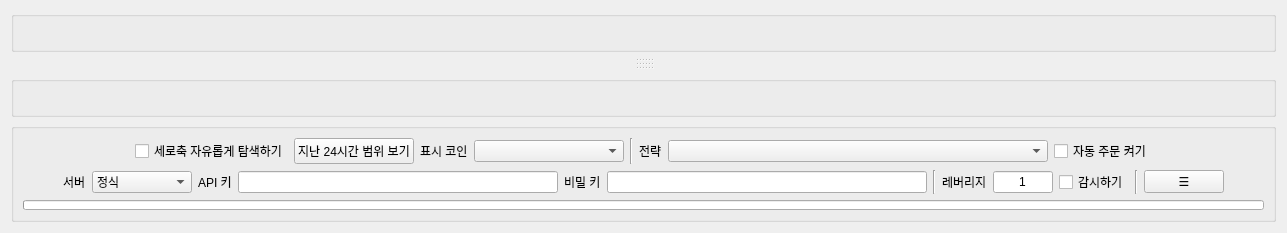
      <widget class="QWidget" name="tab">
       <attribute name="title">
        <string>자동 주문</string>
       </attribute>
       <layout class="QVBoxLayout" name="verticalLayout_3">
        <item>
         <widget class="QGroupBox" name="groupBox_2">
          <layout class="QHBoxLayout" name="horizontalLayout_4">
           <item>
            <widget class="QLabel" name="label_8">
             <property name="alignment">
              <set>Qt::AlignCenter</set>
             </property>
            </widget>
           </item>
          </layout>
         </widget>
        </item>
        <item>
         <widget class="QSplitter" name="splitter">
          <property name="orientation">
           <enum>Qt::Vertical</enum>
          </property>
          <widget class="QWidget" name="layoutWidget">
           <layout class="QHBoxLayout" name="horizontalLayout_7"/>
          </widget>
          <widget class="QWidget" name="horizontalLayoutWidget">
           <layout class="QHBoxLayout" name="horizontalLayout_16"/>
          </widget>
          <widget class="QWidget" name="horizontalLayoutWidget_5">
           <layout class="QHBoxLayout" name="horizontalLayout_28"/>
          </widget>
          <widget class="QWidget" name="horizontalLayoutWidget_3">
           <layout class="QHBoxLayout" name="horizontalLayout_29"/>
          </widget>
         </widget>
        </item>
        <item>
         <widget class="QGroupBox" name="groupBox">
          <layout class="QHBoxLayout" name="horizontalLayout_3">
           <item>
            <widget class="QLabel" name="label_16">
             <property name="sizePolicy">
              <sizepolicy hsizetype="Preferred" vsizetype="Fixed">
               <horstretch>0</horstretch>
               <verstretch>0</verstretch>
              </sizepolicy>
             </property>
             <property name="font">
              <font/>
             </property>
             <property name="alignment">
              <set>Qt::AlignCenter</set>
             </property>
            </widget>
           </item>
          </layout>
         </widget>
        </item>
        <item>
         <widget class="QGroupBox" name="groupBox_9">
          <layout class="QVBoxLayout" name="verticalLayout_5">
           <item>
            <layout class="QHBoxLayout" name="horizontalLayout_15">
             <item>
              <spacer name="horizontalSpacer">
               <property name="orientation">
                <enum>Qt::Horizontal</enum>
               </property>
               <property name="sizeHint" stdset="0">
                <size>
                 <width>0</width>
                 <height>0</height>
                </size>
               </property>
              </spacer>
             </item>
             <item>
              <widget class="QCheckBox" name="checkBox_2">
               <property name="text">
                <string>세로축 자유롭게 탐색하기</string>
               </property>
              </widget>
             </item>
             <item>
              <widget class="QPushButton" name="pushButton_14">
               <property name="text">
                <string>지난 24시간 범위 보기</string>
               </property>
              </widget>
             </item>
             <item>
              <widget class="QLabel" name="label_2">
               <property name="text">
                <string>표시 코인</string>
               </property>
              </widget>
             </item>
             <item>
              <widget class="QComboBox" name="comboBox_4">
               <property name="minimumSize">
                <size>
                 <width>150</width>
                 <height>0</height>
                </size>
               </property>
               <property name="maximumSize">
                <size>
                 <width>150</width>
                 <height>16777215</height>
                </size>
               </property>
              </widget>
             </item>
             <item>
              <widget class="Line" name="line_8">
               <property name="orientation">
                <enum>Qt::Vertical</enum>
               </property>
              </widget>
             </item>
             <item>
              <widget class="QLabel" name="label_21">
               <property name="text">
                <string>전략</string>
               </property>
              </widget>
             </item>
             <item>
              <widget class="QComboBox" name="comboBox_2">
               <property name="minimumSize">
                <size>
                 <width>380</width>
                 <height>0</height>
                </size>
               </property>
               <property name="maximumSize">
                <size>
                 <width>380</width>
                 <height>16777215</height>
                </size>
               </property>
              </widget>
             </item>
             <item>
              <widget class="QCheckBox" name="checkBox">
               <property name="maximumSize">
                <size>
                 <width>16777215</width>
                 <height>16777215</height>
                </size>
               </property>
               <property name="text">
                <string>자동 주문 켜기</string>
               </property>
              </widget>
             </item>
             <item>
              <spacer name="horizontalSpacer_3">
               <property name="orientation">
                <enum>Qt::Horizontal</enum>
               </property>
               <property name="sizeHint" stdset="0">
                <size>
                 <width>0</width>
                 <height>0</height>
                </size>
               </property>
              </spacer>
             </item>
            </layout>
           </item>
           <item>
            <layout class="QHBoxLayout" name="horizontalLayout_5">
             <item>
              <spacer name="horizontalSpacer_2">
               <property name="orientation">
                <enum>Qt::Horizontal</enum>
               </property>
               <property name="sizeHint" stdset="0">
                <size>
                 <width>40</width>
                 <height>20</height>
                </size>
               </property>
              </spacer>
             </item>
             <item>
              <widget class="QLabel" name="label_31">
               <property name="text">
                <string>서버</string>
               </property>
              </widget>
             </item>
             <item>
              <widget class="QComboBox" name="comboBox_3">
               <property name="minimumSize">
                <size>
                 <width>100</width>
                 <height>0</height>
                </size>
               </property>
               <property name="maximumSize">
                <size>
                 <width>100</width>
                 <height>16777215</height>
                </size>
               </property>
               <item>
                <property name="text">
                 <string>정식</string>
                </property>
               </item>
               <item>
                <property name="text">
                 <string>테스트넷</string>
                </property>
               </item>
              </widget>
             </item>
             <item>
              <widget class="QLabel" name="label">
               <property name="text">
                <string>API 키</string>
               </property>
              </widget>
             </item>
             <item>
              <widget class="QLineEdit" name="lineEdit_4">
               <property name="minimumSize">
                <size>
                 <width>320</width>
                 <height>0</height>
                </size>
               </property>
               <property name="maximumSize">
                <size>
                 <width>320</width>
                 <height>16777215</height>
                </size>
               </property>
               <property name="font">
                <font>
                 <pointsize>5</pointsize>
                </font>
               </property>
               <property name="alignment">
                <set>Qt::AlignCenter</set>
               </property>
              </widget>
             </item>
             <item>
              <widget class="QLabel" name="label_18">
               <property name="text">
                <string>비밀 키</string>
               </property>
              </widget>
             </item>
             <item>
              <widget class="QLineEdit" name="lineEdit_6">
               <property name="minimumSize">
                <size>
                 <width>320</width>
                 <height>0</height>
                </size>
               </property>
               <property name="maximumSize">
                <size>
                 <width>320</width>
                 <height>16777215</height>
                </size>
               </property>
               <property name="font">
                <font>
                 <pointsize>5</pointsize>
                </font>
               </property>
               <property name="alignment">
                <set>Qt::AlignCenter</set>
               </property>
              </widget>
             </item>
             <item>
              <widget class="Line" name="line">
               <property name="orientation">
                <enum>Qt::Vertical</enum>
               </property>
              </widget>
             </item>
             <item>
              <widget class="QLabel" name="label_7">
               <property name="text">
                <string>레버리지</string>
               </property>
              </widget>
             </item>
             <item>
              <widget class="QLineEdit" name="lineEdit_3">
               <property name="minimumSize">
                <size>
                 <width>60</width>
                 <height>0</height>
                </size>
               </property>
               <property name="maximumSize">
                <size>
                 <width>60</width>
                 <height>16777215</height>
                </size>
               </property>
               <property name="text">
                <string>1</string>
               </property>
               <property name="alignment">
                <set>Qt::AlignCenter</set>
               </property>
              </widget>
             </item>
             <item>
              <widget class="QCheckBox" name="checkBox_5">
               <property name="text">
                <string>감시하기</string>
               </property>
              </widget>
             </item>
             <item>
              <widget class="Line" name="line_3">
               <property name="orientation">
                <enum>Qt::Vertical</enum>
               </property>
              </widget>
             </item>
             <item>
              <widget class="QPushButton" name="pushButton_12">
               <property name="sizePolicy">
                <sizepolicy hsizetype="Fixed" vsizetype="Fixed">
                 <horstretch>0</horstretch>
                 <verstretch>0</verstretch>
                </sizepolicy>
               </property>
               <property name="text">
                <string>☰</string>
               </property>
              </widget>
             </item>
             <item>
              <spacer name="horizontalSpacer_4">
               <property name="orientation">
                <enum>Qt::Horizontal</enum>
               </property>
               <property name="sizeHint" stdset="0">
                <size>
                 <width>40</width>
                 <height>20</height>
                </size>
               </property>
              </spacer>
             </item>
            </layout>
           </item>
           <item>
            <widget class="QProgressBar" name="progressBar_2">
             <property name="font">
              <font>
               <pointsize>1</pointsize>
              </font>
             </property>
             <property name="maximum">
              <number>1000</number>
             </property>
             <property name="textVisible">
              <bool>false</bool>
             </property>
            </widget>
           </item>
          </layout>
         </widget>
        </item>
       </layout>
      </widget>
